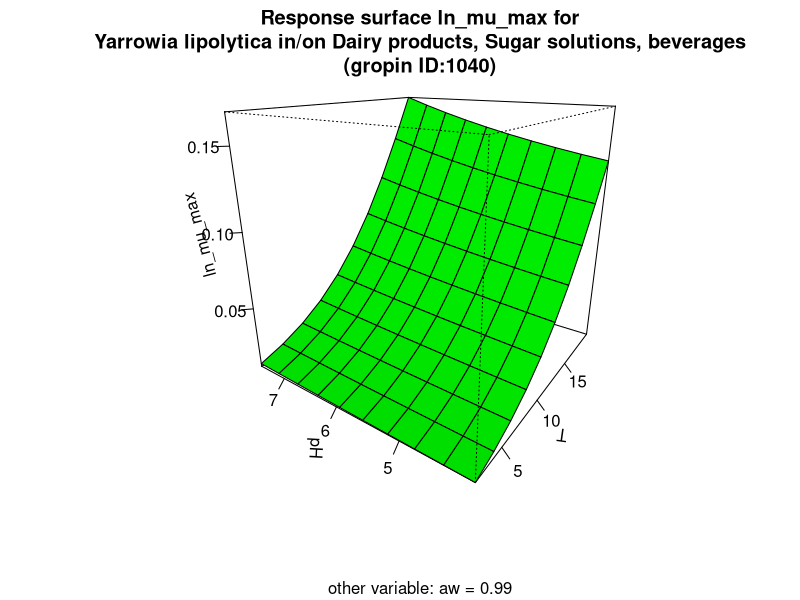

This chart was generated by the following R code:
#############################
# start of Parameter script
#############################
T <- seq(2.002,19.98001998002,length.out=10)
pH <- seq(4.004,7.49250749250749,length.out=10)
aw <- 0.99
#############################
# end of Parameter script
#############################
############################# 
# start of Model script Gropin ID 1040 
#############################
 
# constant coefficients for this model
 
variables <- data.frame(T,pH,aw)
argumentsPar <- unique.data.frame(expand.grid(variables))
 
# heart of the model
response_surface <- function(T,pH,aw) {
   mumax <-exp(-6.001+0.2342*T+14.12*(sqrt(1-aw))-0.003552*(T^2)+0.005554*(pH^2)-76.68*((sqrt(1-aw))^2))

	return(mumax=mumax)
} 

# output parameters
responseSurface <- cbind(argumentsPar,response_surface(argumentsPar['T'],argumentsPar['pH'],argumentsPar['aw']))
colnames(responseSurface) <- c(colnames(argumentsPar),'lnmumax')
#############################
# End of Model script
#############################
############################# 
# start of Visualisation script Gropin ID 1040 
#############################
titleText <-'Response surface ln_mu_max for
Yarrowia lipolytica in/on Dairy products, Sugar solutions, beverages
(gropin ID:1040)'
argPar1 <- unique.data.frame(expand.grid(T,pH))
argPar2 <- unique.data.frame(expand.grid(T,aw))
argPar3 <- unique.data.frame(expand.grid(pH,aw))
z1 <- matrix(unlist(response_surface(argPar1[1],argPar1[2],aw[1])),nrow=10)
z2 <- matrix(unlist(response_surface(argPar2[1],pH[1],argPar2[2])),nrow=10)
z3 <- matrix(unlist(response_surface(T[1],argPar3[1],argPar3[2])),nrow=10)
if(length(T)>1 & length(pH)>1 & length(aw)>1) {
	par(mfrow = c(1,3))
	persp(T,pH,z1,col = 'green',xlab='T',ylab='pH',zlab='ln_mu_max',theta=305,phi=20,shade=0.25,ticktype = 'detailed')
	persp(T,aw,z2,col = 'green',xlab='T',ylab='aw',zlab='ln_mu_max',theta=305,phi=20,shade=0.25,ticktype = 'detailed')
	persp(pH,aw,z3,col = 'green',xlab='pH',ylab='aw',zlab='ln_mu_max',theta=305,phi=20,shade=0.25,ticktype = 'detailed')
	mtext(titleText,outer=T,  cex=1.5, line=-8.5, side=3)
} else {
	if(length(aw)==1) {
		persp(T,pH,z1,col = 'green',xlab='T',ylab='pH',zlab='ln_mu_max',main=titleText,sub=paste('other variable: aw =',aw),theta=305,phi=20,shade=0.25,ticktype = 'detailed')
	}
	if(length(pH)==1) {
		persp(T,aw,z2,col = 'green',xlab='T',ylab='aw',zlab='ln_mu_max',main=titleText,sub=paste('other variable: pH =',pH),theta=305,phi=20,shade=0.25,ticktype = 'detailed')
	}
	if(length(T)==1) {
		persp(pH,aw,z3,col = 'green',xlab='pH',ylab='aw',zlab='ln_mu_max',main=titleText,sub=paste('other variable: T =',T),theta=305,phi=20,shade=0.25,ticktype = 'detailed')
	}
}
#############################
# End of Visualisation script
#############################
